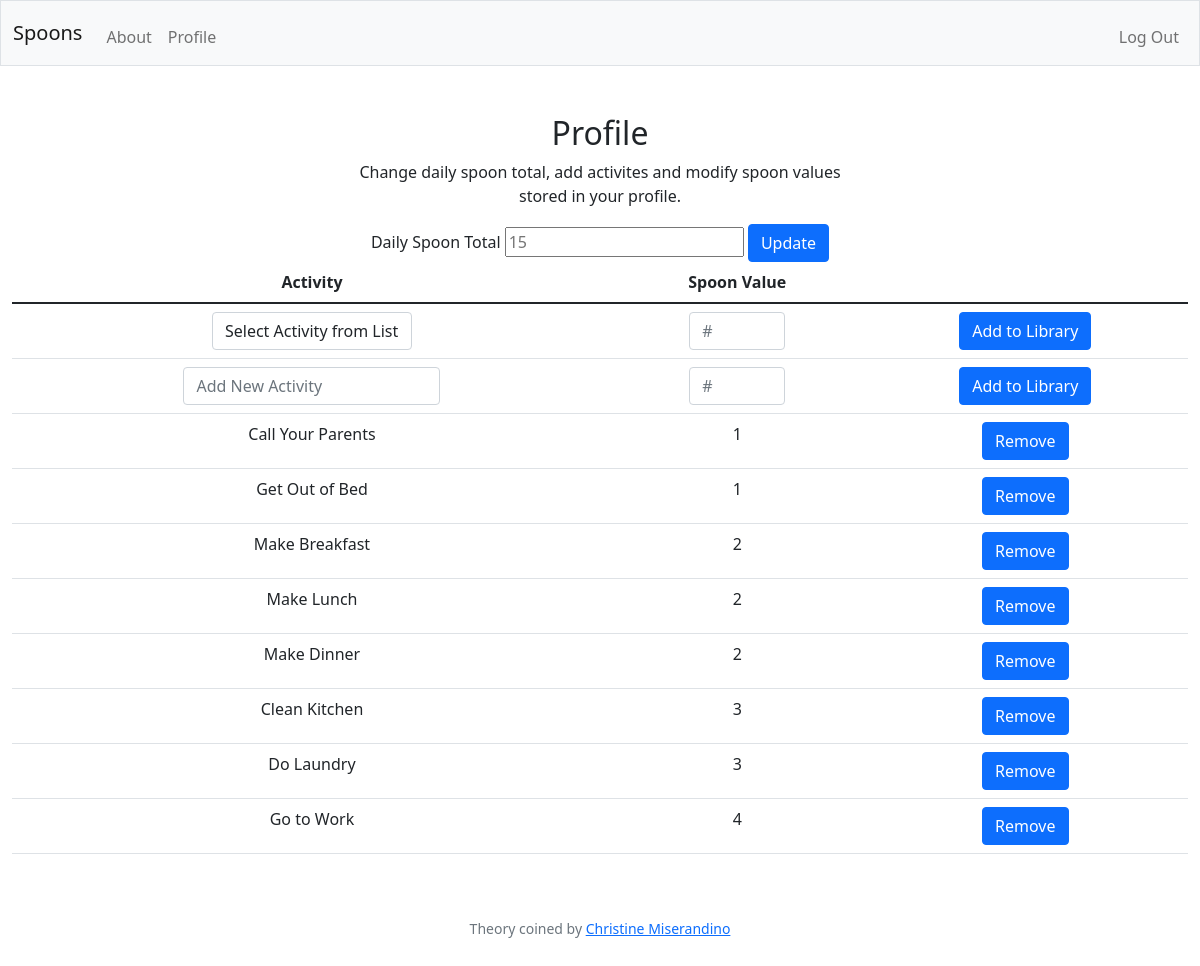
Screenshot of /profile (signed in) with the database file from the repository.
### tables this page shows
CREATE TABLE profiles (profile_id INTEGER PRIMARY KEY AUTOINCREMENT NOT NULL, user INTEGER NOT NULL, activity INTEGER NOT NULL, user_value INTEGER NOT NULL);

CREATE TABLE activities (activity_id INTEGER PRIMARY KEY AUTOINCREMENT NOT NULL, title TEXT NOT NULL, def_val INTEGER NOT NULL DEFAULT 3);

### app.py (the view)
@app.route("/profile", methods=["GET"])
@login_required
def profile():
    id = session["user_id"]
    user_activities = db.execute(
        "SELECT * FROM profiles JOIN activities ON profiles.activity=activities.activity_id WHERE user = ? AND user_value > ? ORDER BY user_value", id, 0)
    activities = db.execute(
        "SELECT * FROM activities ORDER BY title")
    spoon_count = db.execute(
        "SELECT spoon_total FROM users where id = ?", session["user_id"])
    spoon_count = spoon_count[0]["spoon_total"]
    return render_template("profile.html", user_activities=user_activities, activities=activities, spoon_count=spoon_count)

### app.py (called while the page is built)
@app.after_request
def after_request(response):
    response.headers["Cache-Control"] = "no-cache, no-store, must-revalidate"
    response.headers["Expires"] = 0
    response.headers["Pragma"] = "no-cache"
    return response

### helpers.py (called while the page is built)
def login_required(f):
    @wraps(f)
    def decorated_function(*args, **kwargs):
        if session.get("user_id") is None:
            return redirect("/login")
        return f(*args, **kwargs)
    return decorated_function

### templates/profile.html (shortened to what this page needs)
{% extends "layout.html" %}
{% block main %}
    <h2>Profile</h2>
    <p>Change daily spoon total, add activites and modify spoon values stored in your profile.</p>
    <form action="/change_spooncount" method="post">
        <label for="spoon_total" class="form-label">Daily Spoon Total</label>
        <input name="spoon_total" type="number" min="1" placeholder="{{ spoon_count }}">
        <button class="btn btn-primary" type="submit">Update</button>
    </form>
    <table class="table">
        <thead>
            <tr>
                <th class="col-title" scope="col">Activity</th>
                <th class="col-title" scope="col">Spoon Value</th>
            </tr>
        </thead>
        <tbody>
            <tr>
                <form action="/change" method="post">
                    <td>
                        <select autocomplete="off" autofocus class="form-control mx-auto w-auto" name="activity" placeholder="Select Activity">
                            <option>Select Activity from List</option>
                        </select>
                    </td>
                    <td><input <input autocomplete="off" autofocus class="form-control mx-auto w-auto" name="value" type="number" min="1" max="4" placeholder="#"></td>
                    <td><button class="btn btn-primary" type="submit">Add to Library</button></td>
                </form>
            </tr>
            <tr>
                <form action="/add" method="post">
                    <td><input autocomplete="off" autofocus class="form-control mx-auto w-auto" id="title" name="title" placeholder="Add New Activity" type="text"></td>
                    <td><input autocomplete="off" autofocus class="form-control mx-auto w-auto" id="def_val" name="def_val" placeholder="#" type="number" min="1" max="4"></td>
                    <td><button class="btn btn-primary" type="submit">Add to Library</button></td>
                </form>
            </tr>
            {% for user_activity in user_activities %}
            <tr>
                <form action="/remove" method="post">
                    <td>{{ user_activity.title }} <input type="hidden" name="activity" value="{{ user_activity.activity_id }}"></td>
                    <td>{{ user_activity.user_value }}</td>
                    <td><button class="btn btn-primary" type="submit">Remove</button></td>
                </form>
            </tr>
            {% endfor %}
    </table>
{% endblock %}

### templates/layout.html (shortened to what this page needs)
<!DOCTYPE html>
<html lang="en">
    <head>
        <link href="https://cdn.jsdelivr.net/npm/bootstrap@5.1.3/dist/css/bootstrap.min.css" rel="stylesheet">
        <link href="/static/styles.css" rel="stylesheet">
    </head>
    <body>
        <nav class="bg-light border navbar navbar-expand-md navbar-light">
            <div class="container-fluid">
                {% if session["user_id"] %}
                <a class="navbar-brand" href="/counter">Spoons</a>
                {% else %}
                <a class="navbar-brand" href="/">Spoons</a>
                {% endif %}
                <div class="collapse navbar-collapse" id="navbar">
                    {% if session["user_id"] %}
                        <ul class="navbar-nav me-auto mt-2">
                            <li class="nav-item"><a class="nav-link" href="/about">About</a></li>
                            <li class="nav-item"><a class="nav-link" href="/profile">Profile</a></li>
                        </ul>
                        <ul class="navbar-nav ms-auto mt-2">
                            <li class="nav-item"><a class="nav-link" href="/logout">Log Out</a></li>
                        </ul>
                    {% endif %}
                </div>
            </div>
        </nav>
        <main class="container-fluid py-5 text-center">
            {% block main %}{% endblock %}
        </main>
        <footer class="mb-5 small text-center text-muted">
            Theory coined by <a href="https://butyoudontlooksick.com/articles/written-by-christine/the-spoon-theory/">Christine Miserandino</a>
        </footer>
    </body>
</html>

### static/styles.css (style rules this page uses)
body { text-align: center; }
h1, h2 { text-align: center; }
p { max-width: 500px; text-align: center; margin: auto; display: block; margin-bottom: 1rem; }
th { font-weight: normal; }
.col-title { font-weight: bold; }

### rows the page displays
profiles: title "Call Your Parents", user_value "1"
profiles: title "Get Out of Bed", user_value "1"
profiles: title "Make Breakfast", user_value "2"
profiles: title "Make Lunch", user_value "2"
profiles: title "Make Dinner", user_value "2"
profiles: title "Clean Kitchen", user_value "3"
profiles: title "Do Laundry", user_value "3"
profiles: title "Go to Work", user_value "4"
